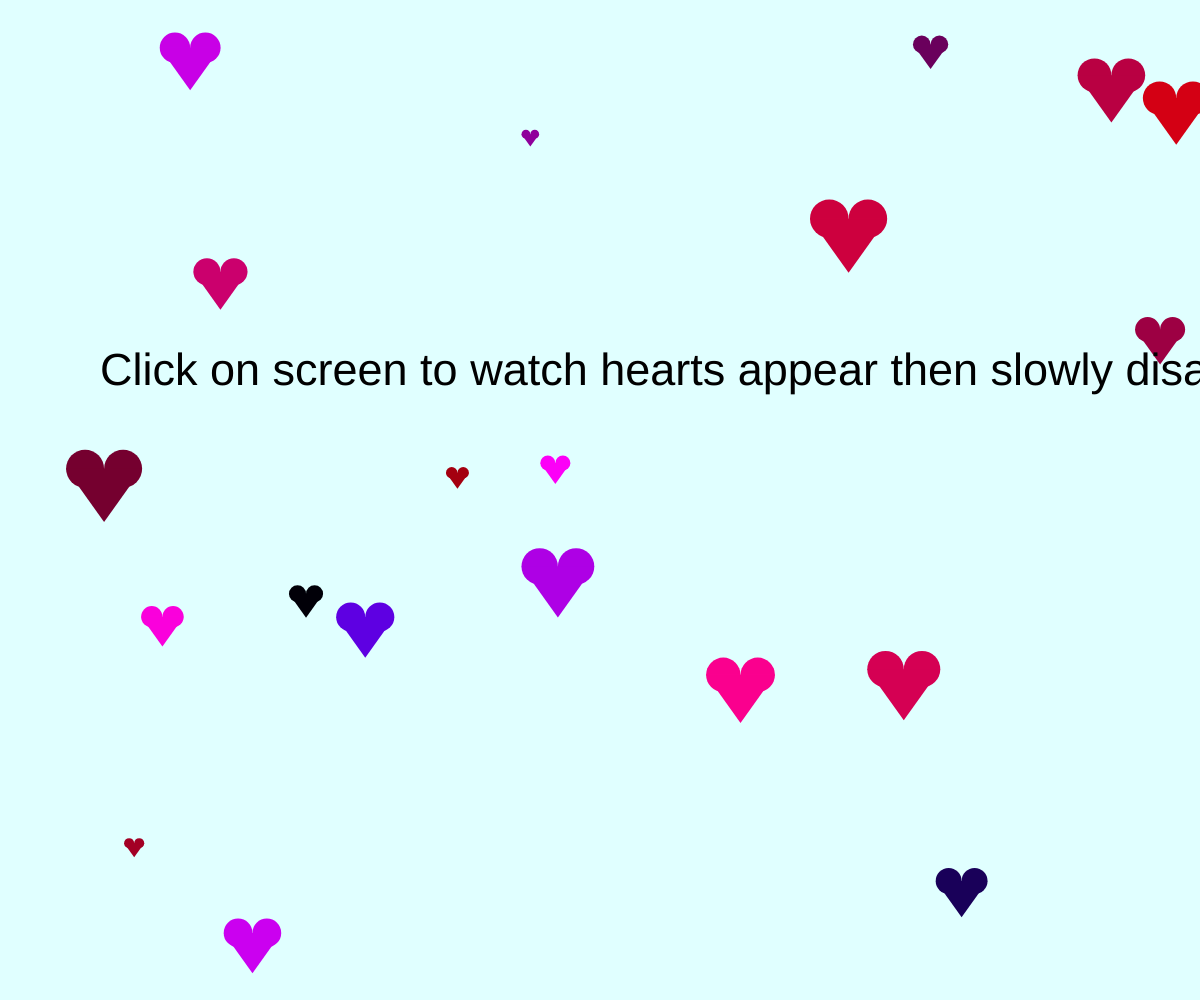
Frame 1 (no input)
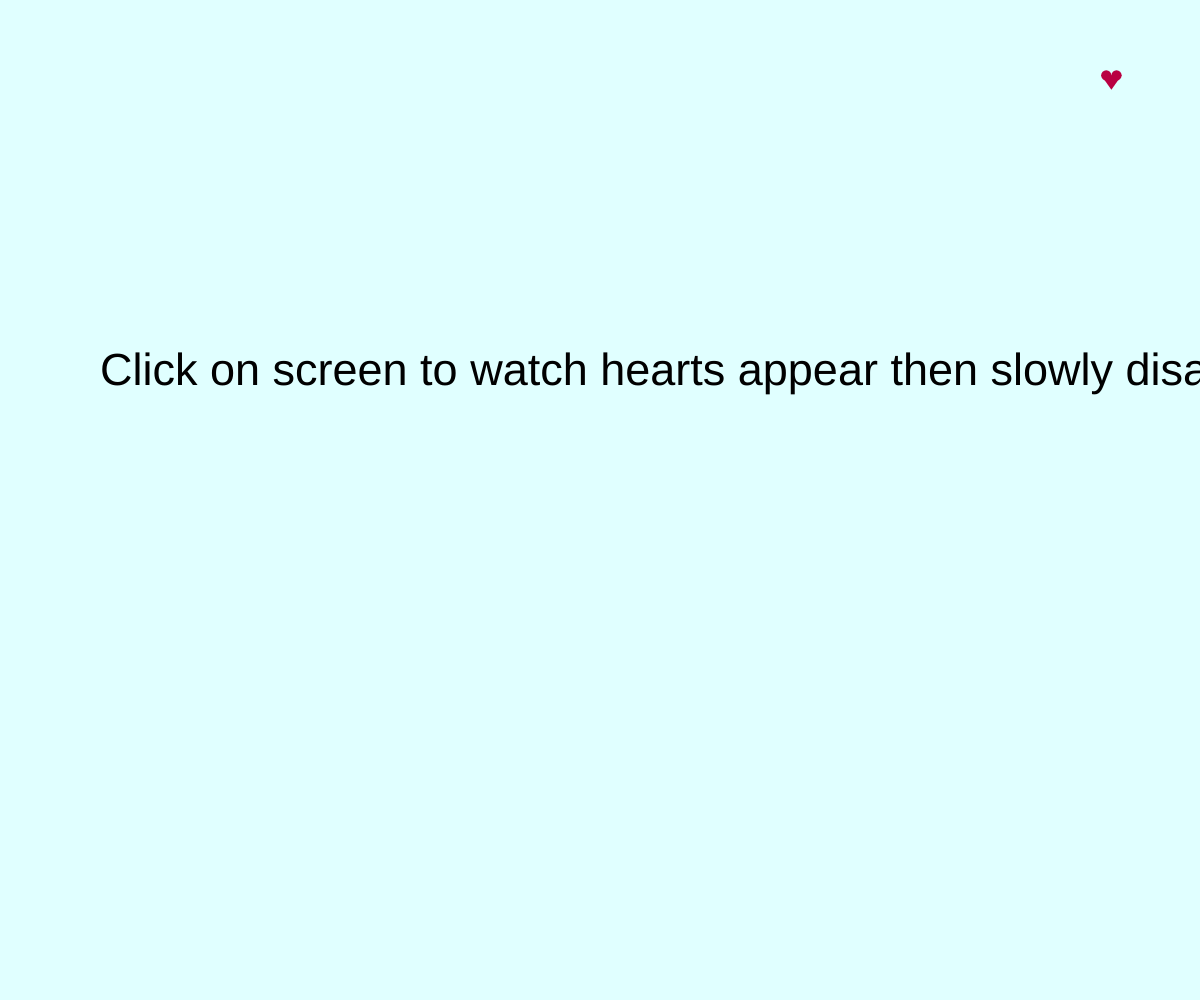
Frame 60 (no input)
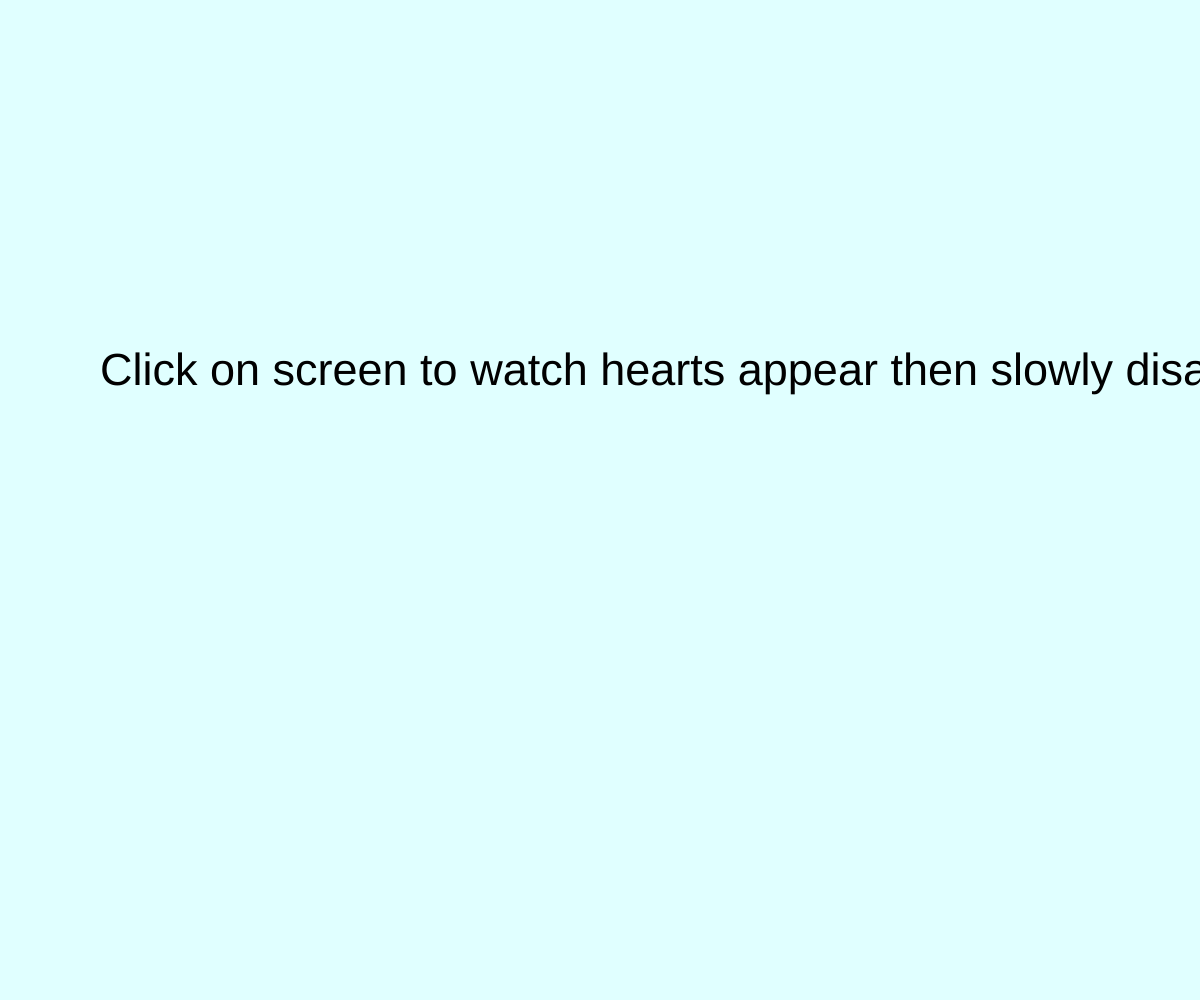
Frame 120 (the mouse pressed at the canvas centre since frame 60)

The p5.js sketch that drew these frames (run headless with seeded random() and noise() and a simulated clock; from frame 60 on, the mouse is pressed at the canvas centre):

// p5.js sketch
// ── sketch.js
// i followed these tutorial off of p5js
// https://p5js.org/tutorials/data-structure-garden/
// https://p5js.org/tutorials/writing-accessible-canvas-descriptions/
// i made it a heart instead of a flower
let heartList = [];

function setup() {
  createCanvas(windowWidth, windowHeight); 
// i change the canvas size to be the size of the window
  frameRate(30); 
// i changed the frame rate for better animation
  background(220);
  heartPower();
}

function draw() {
  background("lightcyan");
// i changed the bg color to light cyan instead of light blue
  
  updateAndDrawHearts();

  textSize(45);
// i changed the text size so its eaiser to read
  textStyle(NORMAL);
  fill(0);
// added fill so that the text colour will stay black while you click on the screen 
// because before it would change colour everytime you would click on the screen matching the heart colours
  describeElement('Text', 'The text "Click on screen to watch hearts appear then slowly disappear!" in the upper left corner of a lightcyan canvas.');
  text('Click on screen to watch hearts appear then slowly disappear!', 100, 385);
// i changed the desribe element to be in the middle of the screen
}

function createHeart() {
  let generatedHeart = {
    x: random(20, width - 20),
    y: random(20, height - 20),
    size: random(15, 100), 
// i changed the mix size to be 15 and max to be 100
    lifespan: random(255, 300),
    color: color(random(255), random(0), random(255)), 
// i changed the colours to be random (blue-red shades)
  };
  
  return generatedHeart;
}

function drawHeart(heartObj) {
  noStroke();
  fill(heartObj.color);

  circle(heartObj.x - heartObj.size * 0.25, heartObj.y, heartObj.size * 0.5);
  circle(heartObj.x + heartObj.size * 0.25, heartObj.y, heartObj.size * 0.5);

  beginShape();
  vertex(heartObj.x - heartObj.size * 0.5, heartObj.y);
  vertex(heartObj.x + heartObj.size * 0.5, heartObj.y);
  vertex(heartObj.x, heartObj.y + heartObj.size * 0.7);
  endShape(CLOSE);
// i made the shapes to be hearts instead of flowers
}

function heartPower() {
  for (let i = 0; i < 20; i++) {
    heartList.push(createHeart());
  }
}

function updateAndDrawHearts() {
  for (let i = heartList.length - 1; i >= 0; i--) {
    let heartObj = heartList[i];
    
    // Update properties of the heart
    heartObj.size *= 0.98;
    heartObj.lifespan -= 5; 
// i changed the life span to 5 so the decrease 
    
    if (heartObj.lifespan <= 0) {
      heartList.splice(i, 1);
    }

    drawHeart(heartObj);
  }
}

function mousePressed() {
  let heart = createHeart();

  heart.x = mouseX;
  heart.y = mouseY;

  heartList.push(heart);
}
